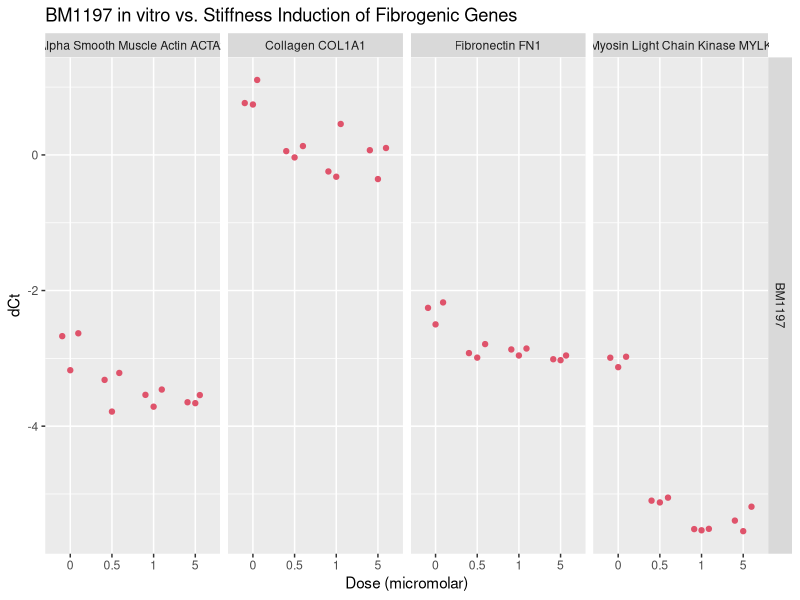
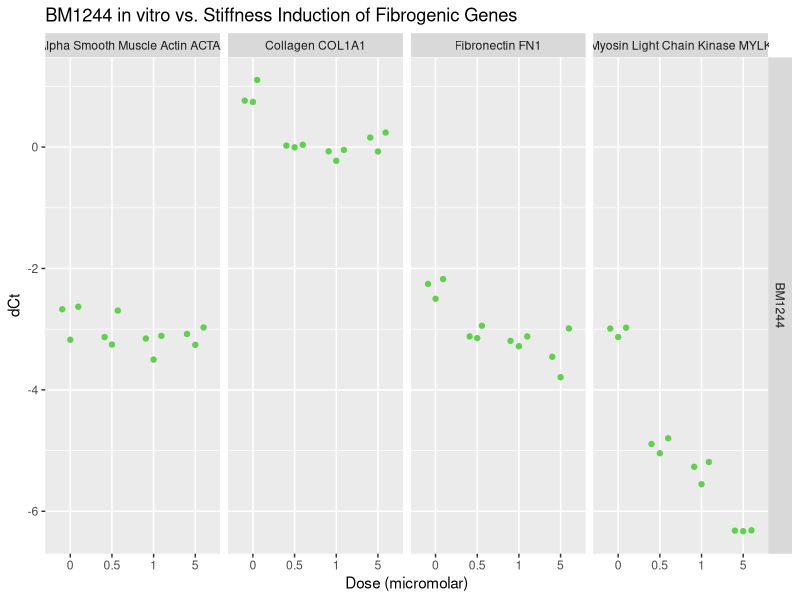
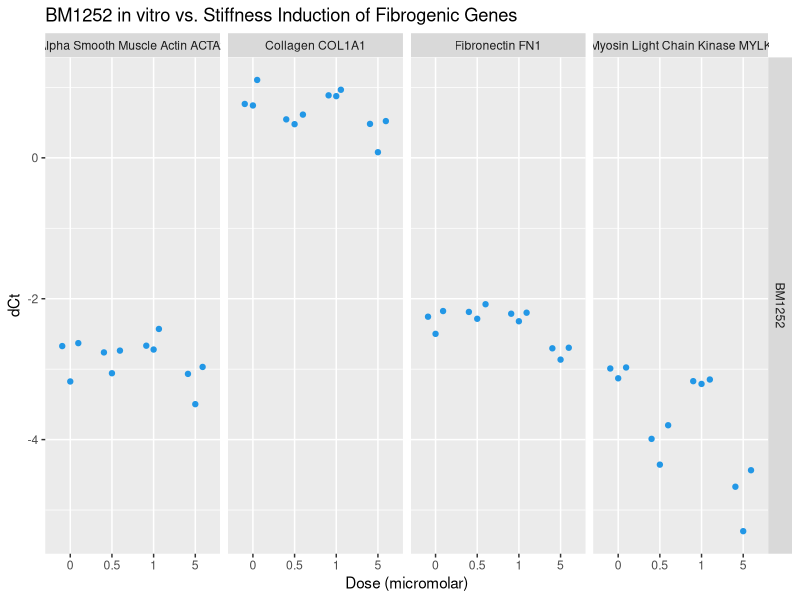
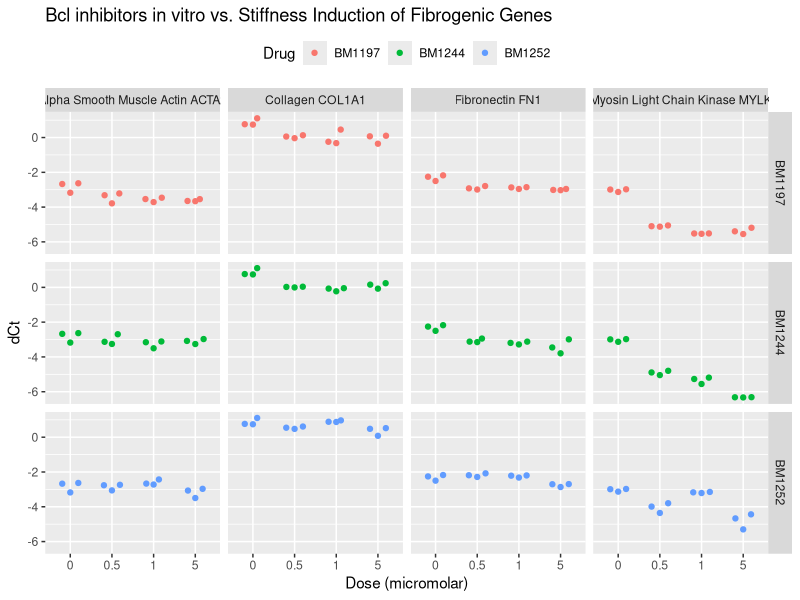

R code for these plots, in order:
## ---- chunk 1
knitr::opts_chunk$set(echo = TRUE)
## ---- chunk 2
library(tidyverse)
library(magrittr)
library(readxl)
library(ggplot2)
library(ggbeeswarm)
## ---- chunk 3
#read in data
stf <- read_excel("ESTF-131.xls", sheet=4)

stf$gene[stf$gene=="col1a1"]<- "Collagen COL1A1"
stf$gene[stf$gene=="fn1"]<- "Fibronectin FN1"
stf$gene[stf$gene=="ACTA2"]<- "Alpha Smooth Muscle Actin ACTA2"
stf$gene[stf$gene=="MYLK"]<- "Myosin Light Chain Kinase MYLK"
stf$rx <- as.factor(stf$rx)
stf$gene <- as.factor(stf$gene)
stf$micromolar<- as.factor(stf$micromolar)
## ---- chunk 4
stf %>%
  filter(rx=="BM1197") %>%
  ggplot(aes(x=micromolar, y=dct, color=rx)) +
  facet_grid(rx ~ gene) +
  geom_quasirandom(dodge.width = 1, color=2) +  
  ggtitle("BM1197 in vitro vs. Stiffness Induction of Fibrogenic Genes") +
  labs(x="Dose (micromolar)") + labs(y="dCt") +
  guides(color=guide_legend(title="Drug")) +
  theme(legend.position = "top")
## ---- chunk 5
stf %>%
  filter(rx=="BM1244") %>%
  ggplot(aes(x=micromolar, y=dct, color=rx)) +
  facet_grid(rx ~ gene) +
  geom_quasirandom(dodge.width = 1, color=3) +  
  ggtitle("BM1244 in vitro vs. Stiffness Induction of Fibrogenic Genes") +
  labs(x="Dose (micromolar)") + labs(y="dCt") +
  guides(color=guide_legend(title="Drug")) +
  theme(legend.position = "top")
## ---- chunk 6
stf %>%
  filter(rx=="BM1252") %>%
  ggplot(aes(x=micromolar, y=dct, color=rx)) +
  facet_grid(rx ~ gene) +
  geom_quasirandom(dodge.width = 1, color=4) +  
  ggtitle("BM1252 in vitro vs. Stiffness Induction of Fibrogenic Genes") +
  labs(x="Dose (micromolar)") + labs(y="dCt") +
  guides(color=guide_legend(title="Drug")) +
  theme(legend.position = "top")
## ---- chunk 7
ggplot(data= stf, aes(x=micromolar, y=dct, color=rx)) +
  facet_grid(rx ~ gene) +
  geom_quasirandom(dodge.width = 1) +  
  ggtitle("Bcl inhibitors in vitro vs. Stiffness Induction of Fibrogenic Genes") +
  labs(x="Dose (micromolar)") + labs(y="dCt") +
  guides(color=guide_legend(title="Drug")) +
  theme(legend.position = "top")
